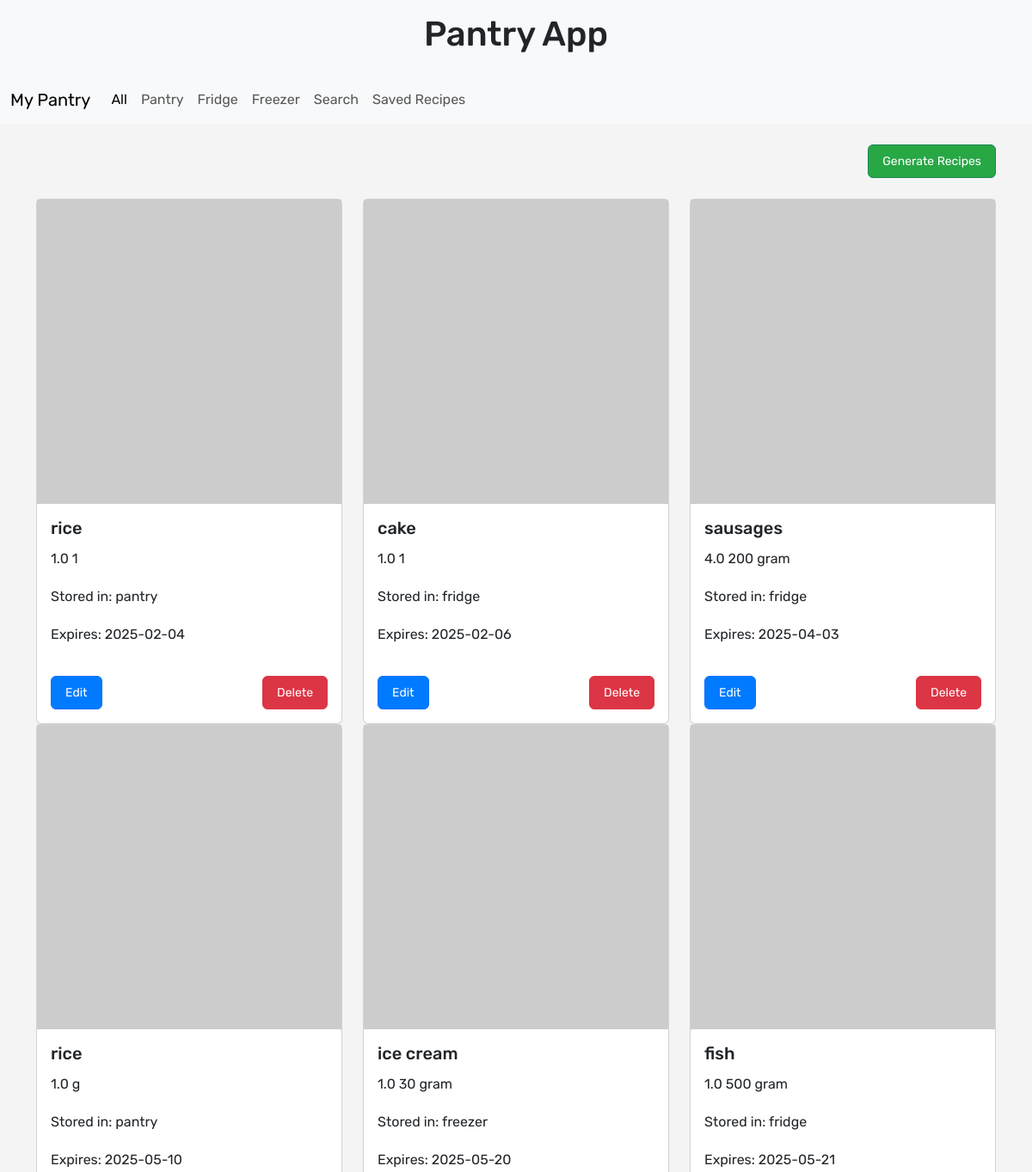
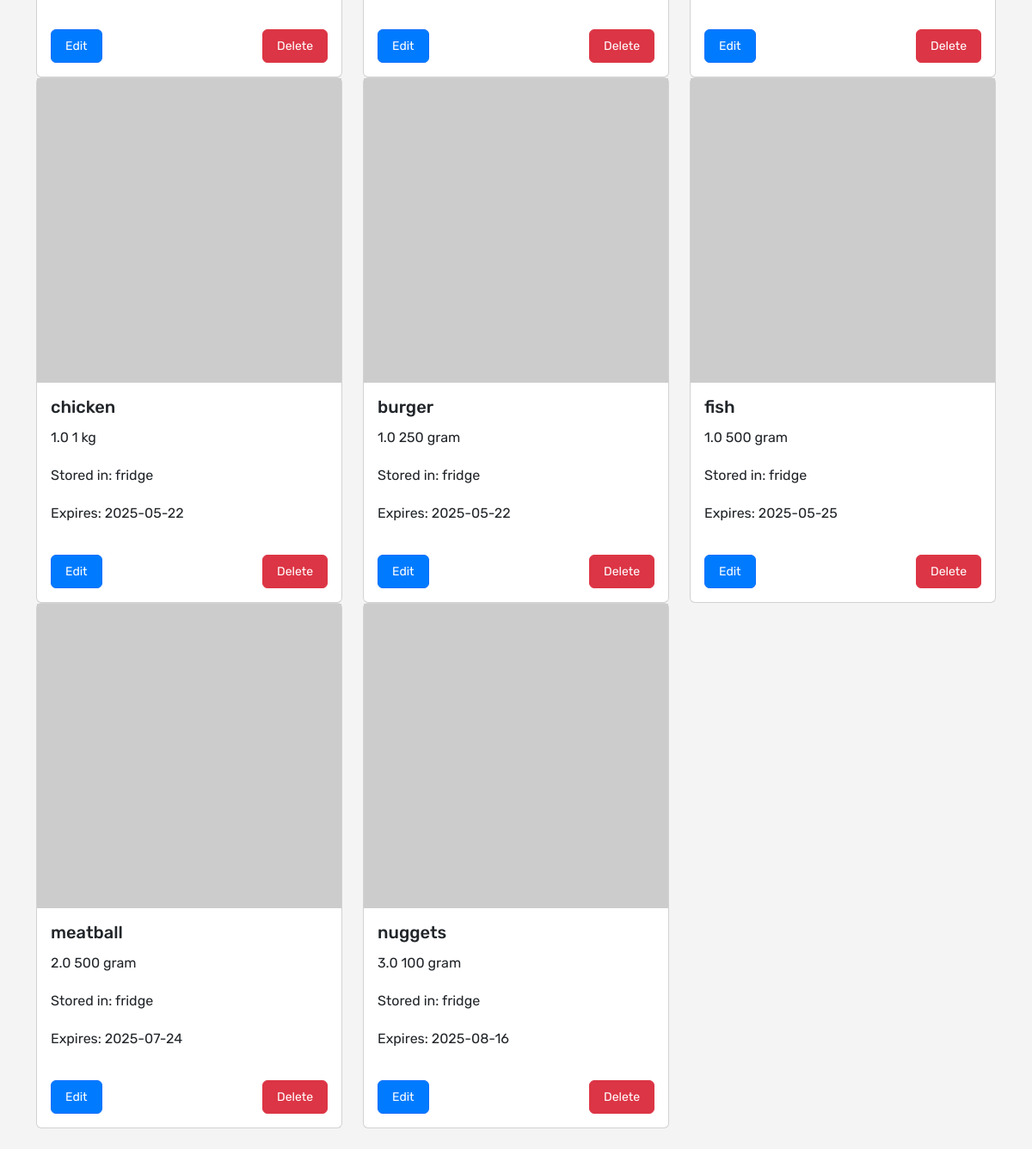
The page / on the database its author committed (2 pictures, top to bottom).
### pantry/models.py (models this page shows, shortened)
class PantryItem(models.Model):
    STORAGE_CHOICES = [
        ('pantry', 'Pantry'),
        ('fridge', 'Fridge'),
        ('freezer', 'Freezer'),
    ]
    user = models.ForeignKey(User, on_delete=models.CASCADE)
    ingredient = models.ForeignKey('Ingredient', on_delete=models.CASCADE)
    quantity = models.FloatField()
    unit = models.CharField(max_length=20)
    storage_location = models.CharField(max_length=10, choices=STORAGE_CHOICES)
    expiry_date = models.CharField(max_length=20, blank=True, null=True)

class Ingredient(models.Model):
    name = models.CharField(max_length=100)
    default_quantity = models.FloatField(null=True, blank=True)
    default_unit = models.CharField(max_length=20, null=True, blank=True)
    image_url = models.URLField(blank=True, null=True)

### pantry/views.py (the view)
# urls.py: path('', views.ingredient_list, name='ingredient_list'),
def ingredient_list(request, category=None):
    if category:
        pantry_items = PantryItem.objects.filter(storage_location__iexact=category).order_by('expiry_date')
    else:
        pantry_items = PantryItem.objects.all().order_by('expiry_date')
    return render(request, 'pantry/ingredient_list.html', {'pantry_items': pantry_items,  'active_category': category or 'all',})

### pantry/templates/pantry/ingredient_list.html
{% extends 'pantry/base.html' %}
{% load static %}
{% block content %}
<div class="mb-4 text-end">
    <a href="{% url 'select_ingredients' %}" class="btn btn-success">Generate Recipes</a>
</div>
<div class="row">
    {% for item in pantry_items %}
    <div class="col-md-4">
        <div class="card mb-3">
            {% if item.ingredient.image_url %}
                <img src="{{ item.ingredient.image_url }}" alt="{{ item.ingredient.name }}" style="width: 100px; height: 100px;">
            {% else %}
                <img src="https://via.placeholder.com/100?text=No+Image" alt="No image">
            {% endif %}
            <div class="card-body">
                <h5 class="card-title">{{ item.ingredient.name }}</h5>
                <p>{{ item.quantity }} {{ item.unit }}</p>
                <p>Stored in: {{ item.storage_location }}</p>
                <p>Expires:
                    {% if item.expiry_date %}
                        {{ item.expiry_date }}
                    {% else %}
                        N/A
                    {% endif %}
                </p>
                <div class="d-flex justify-content-between mt-3">
                    <a href="{% url 'edit_pantry_item' item.id %}" class="btn btn-sm btn-primary">Edit</a>
                    <a href="{% url 'delete_pantry_item' item.id %}" class="btn btn-sm btn-danger">Delete</a>
                </div>
            </div>
        </div>
    </div>
    {% endfor %}
</div>
{% endblock %}

### pantry/templates/pantry/base.html (shortened to what this page needs)
{% load static %}
<!DOCTYPE html>
<html lang="en">
<head>
    <link rel="stylesheet" href="https://cdn.jsdelivr.net/npm/bootstrap@5.3.3/dist/css/bootstrap.min.css">
    <link rel="stylesheet" href="{% static 'css/pantry.css' %}">
</head>
<body>
<header class="page-header bg-light py-3">
    <div class="container">
        <h1 class="text-center">Pantry App</h1>
    </div>
</header>
<nav class="navbar navbar-expand-lg navbar-light bg-light mb-4">
    <div class="container-fluid">
        <a class="navbar-brand" href="{% url 'ingredient_list' %}">My Pantry</a>
        <div class="collapse navbar-collapse">
            <ul class="navbar-nav me-auto">
                <li class="nav-item"><a href="{% url 'ingredient_list' %}" class="nav-link {% if active_category == 'all' %}active{% endif %}">All</a></li>
                <li class="nav-item"><a href="{% url 'ingredient_list_by_category' 'pantry' %}" class="nav-link {% if active_category == 'pantry' %}active{% endif %}">Pantry</a></li>
                <li class="nav-item"><a href="{% url 'ingredient_list_by_category' 'fridge' %}" class="nav-link {% if active_category == 'fridge' %}active{% endif %}">Fridge</a></li>
                <li class="nav-item"><a href="{% url 'ingredient_list_by_category' 'freezer' %}" class="nav-link {% if active_category == 'freezer' %}active{% endif %}">Freezer</a></li>
                <a href="{% url 'search_ingredients' %}" class="nav-link {% if active_category == 'search' %}active{% endif %}">Search</a>
                <a class="nav-link" href="{% url 'view_saved_recipes' %}">Saved Recipes</a>
            </ul>
        </div>
    </div>
</nav>
<section class="container my-4">
    {% block content %}
    {% endblock %}
</section>
</body>
</html>

### pantry/static/css/pantry.css (style rules this page uses)
body { font-family: 'Rubik', sans-serif; background-color: #f4f4f4; margin: 0; padding: 0; }
.btn { padding: 8px 16px; border-radius: 6px; font-size: 14px; text-align: center; display: inline-block; }
.btn-primary { background-color: #007bff; color: white; }
.btn-danger { background-color: #dc3545; color: white; }
.btn-success { background-color: #28a745; color: white; }
.text-end { text-align: right; }
.card { height: 100%; }
.card-body { display: flex; flex-direction: column; justify-content: space-between; }

### rows shown on the page
PantryItem: ingredient.name "rice", quantity "1.0", unit "1", storage_location "pantry", expiry_date "2025-02-04"
PantryItem: ingredient.name "cake", quantity "1.0", unit "1", storage_location "fridge", expiry_date "2025-02-06"
PantryItem: ingredient.name "sausages", quantity "4.0", unit "200 gram", storage_location "fridge", expiry_date "2025-04-03"
PantryItem: ingredient.name "rice", quantity "1.0", unit "g", storage_location "pantry", expiry_date "2025-05-10"
PantryItem: ingredient.name "ice cream", quantity "1.0", unit "30 gram", storage_location "freezer", expiry_date "2025-05-20"
PantryItem: ingredient.name "fish", quantity "1.0", unit "500 gram", storage_location "fridge", expiry_date "2025-05-21"
PantryItem: ingredient.name "chicken", quantity "1.0", unit "1 kg", storage_location "fridge", expiry_date "2025-05-22"
PantryItem: ingredient.name "burger", quantity "1.0", unit "250 gram", storage_location "fridge", expiry_date "2025-05-22"
PantryItem: ingredient.name "fish", quantity "1.0", unit "500 gram", storage_location "fridge", expiry_date "2025-05-25"
PantryItem: ingredient.name "meatball", quantity "2.0", unit "500 gram", storage_location "fridge", expiry_date "2025-07-24"
PantryItem: ingredient.name "nuggets", quantity "3.0", unit "100 gram", storage_location "fridge", expiry_date "2025-08-16"
